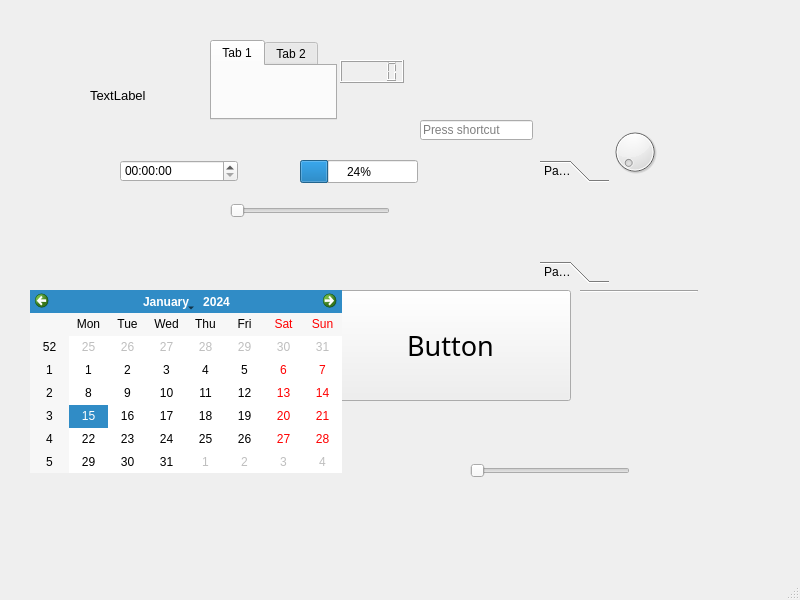
<?xml version="1.0" encoding="UTF-8"?>
<ui version="4.0">
 <class>MainWindow</class>
 <widget class="QMainWindow" name="MainWindow">
  <property name="geometry">
   <rect>
    <x>0</x>
    <y>0</y>
    <width>800</width>
    <height>600</height>
   </rect>
  </property>
  <property name="cursor">
   <cursorShape>OpenHandCursor</cursorShape>
  </property>
  <property name="windowTitle">
   <string>MainWindow</string>
  </property>
  <property name="toolTip">
   <string extracomment="кнопка"/>
  </property>
  <widget class="QWidget" name="centralwidget">
   <widget class="QLabel" name="label">
    <property name="geometry">
     <rect>
      <x>90</x>
      <y>50</y>
      <width>311</width>
      <height>91</height>
     </rect>
    </property>
    <property name="font">
     <font>
      <pointsize>10</pointsize>
     </font>
    </property>
    <property name="text">
     <string>TextLabel</string>
    </property>
   </widget>
   <widget class="QPushButton" name="pushButton">
    <property name="geometry">
     <rect>
      <x>330</x>
      <y>290</y>
      <width>241</width>
      <height>111</height>
     </rect>
    </property>
    <property name="font">
     <font>
      <family>Pristina</family>
      <pointsize>20</pointsize>
      <weight>50</weight>
      <bold>false</bold>
     </font>
    </property>
    <property name="cursor">
     <cursorShape>ClosedHandCursor</cursorShape>
    </property>
    <property name="toolTip">
     <string comment="кнопка" extracomment="кнопка"/>
    </property>
    <property name="text">
     <string extracomment="п">Button</string>
    </property>
    <property name="iconSize">
     <size>
      <width>21</width>
      <height>16</height>
     </size>
    </property>
    <property name="checkable">
     <bool>false</bool>
    </property>
    <property name="checked">
     <bool>false</bool>
    </property>
    <property name="autoRepeat">
     <bool>false</bool>
    </property>
   </widget>
   <widget class="QSlider" name="horizontalSlider">
    <property name="geometry">
     <rect>
      <x>230</x>
      <y>200</y>
      <width>160</width>
      <height>22</height>
     </rect>
    </property>
    <property name="maximum">
     <number>5</number>
    </property>
    <property name="orientation">
     <enum>Qt::Horizontal</enum>
    </property>
   </widget>
   <widget class="QKeySequenceEdit" name="keySequenceEdit">
    <property name="geometry">
     <rect>
      <x>420</x>
      <y>120</y>
      <width>113</width>
      <height>20</height>
     </rect>
    </property>
   </widget>
   <widget class="QCalendarWidget" name="calendarWidget">
    <property name="geometry">
     <rect>
      <x>30</x>
      <y>290</y>
      <width>312</width>
      <height>183</height>
     </rect>
    </property>
   </widget>
   <widget class="QProgressBar" name="progressBar">
    <property name="geometry">
     <rect>
      <x>300</x>
      <y>160</y>
      <width>118</width>
      <height>23</height>
     </rect>
    </property>
    <property name="value">
     <number>24</number>
    </property>
   </widget>
   <widget class="Line" name="line">
    <property name="geometry">
     <rect>
      <x>580</x>
      <y>290</y>
      <width>118</width>
      <height>3</height>
     </rect>
    </property>
    <property name="orientation">
     <enum>Qt::Horizontal</enum>
    </property>
   </widget>
   <widget class="QToolButton" name="toolButton">
    <property name="geometry">
     <rect>
      <x>580</x>
      <y>230</y>
      <width>25</width>
      <height>19</height>
     </rect>
    </property>
    <property name="text">
     <string>...</string>
    </property>
    <property name="autoRaise">
     <bool>true</bool>
    </property>
   </widget>
   <widget class="QDial" name="dial">
    <property name="geometry">
     <rect>
      <x>610</x>
      <y>120</y>
      <width>50</width>
      <height>64</height>
     </rect>
    </property>
   </widget>
   <widget class="QSlider" name="horizontalSlider_2">
    <property name="geometry">
     <rect>
      <x>470</x>
      <y>460</y>
      <width>160</width>
      <height>22</height>
     </rect>
    </property>
    <property name="orientation">
     <enum>Qt::Horizontal</enum>
    </property>
   </widget>
   <widget class="QLCDNumber" name="lcdNumber">
    <property name="geometry">
     <rect>
      <x>340</x>
      <y>60</y>
      <width>64</width>
      <height>23</height>
     </rect>
    </property>
   </widget>
   <widget class="QTimeEdit" name="timeEdit">
    <property name="geometry">
     <rect>
      <x>120</x>
      <y>160</y>
      <width>118</width>
      <height>22</height>
     </rect>
    </property>
   </widget>
   <widget class="QToolBox" name="toolBox">
    <property name="geometry">
     <rect>
      <x>540</x>
      <y>160</y>
      <width>69</width>
      <height>123</height>
     </rect>
    </property>
    <property name="currentIndex">
     <number>0</number>
    </property>
    <widget class="QWidget" name="page">
     <property name="geometry">
      <rect>
       <x>0</x>
       <y>0</y>
       <width>69</width>
       <height>69</height>
      </rect>
     </property>
     <attribute name="label">
      <string>Page 1</string>
     </attribute>
    </widget>
    <widget class="QWidget" name="page_2">
     <property name="geometry">
      <rect>
       <x>0</x>
       <y>0</y>
       <width>69</width>
       <height>69</height>
      </rect>
     </property>
     <attribute name="label">
      <string>Page 2</string>
     </attribute>
    </widget>
   </widget>
   <widget class="QStackedWidget" name="stackedWidget">
    <property name="geometry">
     <rect>
      <x>620</x>
      <y>370</y>
      <width>120</width>
      <height>80</height>
     </rect>
    </property>
    <widget class="QWidget" name="page_3"/>
    <widget class="QWidget" name="page_4"/>
   </widget>
   <widget class="QTabWidget" name="tabWidget">
    <property name="geometry">
     <rect>
      <x>210</x>
      <y>40</y>
      <width>127</width>
      <height>80</height>
     </rect>
    </property>
    <property name="currentIndex">
     <number>0</number>
    </property>
    <widget class="QWidget" name="tab">
     <attribute name="title">
      <string>Tab 1</string>
     </attribute>
    </widget>
    <widget class="QWidget" name="tab_2">
     <attribute name="title">
      <string>Tab 2</string>
     </attribute>
    </widget>
   </widget>
  </widget>
  <widget class="QMenuBar" name="menubar">
   <property name="geometry">
    <rect>
     <x>0</x>
     <y>0</y>
     <width>800</width>
     <height>21</height>
    </rect>
   </property>
  </widget>
  <widget class="QStatusBar" name="statusbar"/>
 </widget>
 <resources/>
 <connections/>
</ui>
